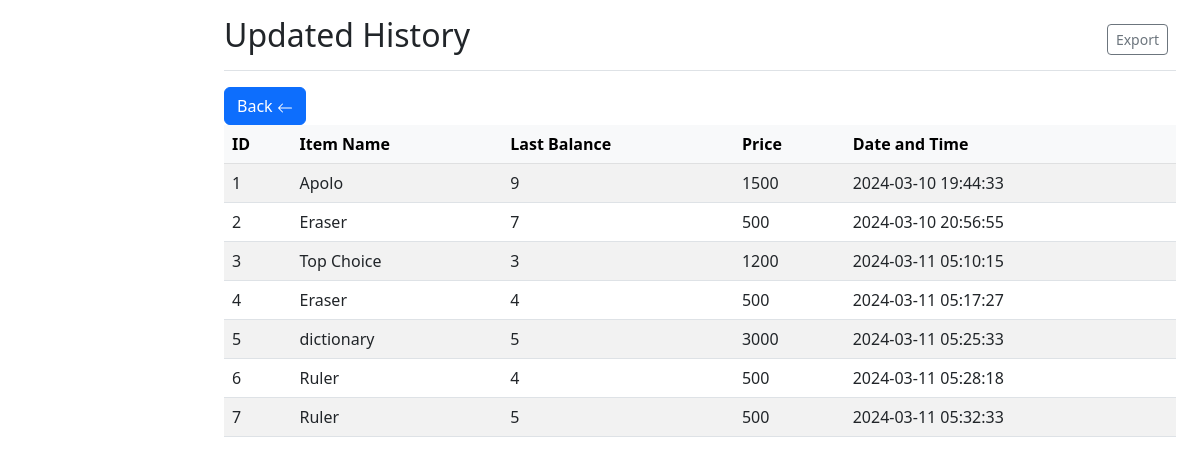
Screenshot of /updatehistory.php with the database file from the repository.
### tables this page shows
CREATE TABLE `update_record` (
  `id` int(11) NOT NULL,
  `name` varchar(100) NOT NULL,
  `last_balance` int(11) NOT NULL,
  `price` int(11) NOT NULL,
  `upd_time` datetime NOT NULL
);

### models/save.php (called while the page is built, shortened)
<?php
    class save_date extends Model{
        private static $table = "update_record";
        public static function getAll(){
            $query = "SELECT * FROM ". save_date::$table;
            $db = new DBConnection();
            $conn = $db->getConnection();
            $results = $conn->query($query);
            $update = [];
            while($row = mysqli_fetch_object($results)){
                $upd = new save_date();
                $upd-> id= $row->id;
                $upd->name = $row->name;
                $upd->last_balance = $row->last_balance;
                $upd->price = $row->price;
                $upd->upd_time = $row->upd_time;
                $update[] = $upd;
            }
            return $update;
        }
    }
?>

### updatehistory.php (the view)
<?php
require_once("models/save.php");
$update = save_date::getAll();
?>
<main class="col-md-9 ms-sm-auto col-lg-10 px-md-4">
    <div class="d-flex justify-content-between flex-wrap flex-md-nowrap align-items-center pt-3 pb-2 mb-3 border-bottom">
        <h1 class="h2">Updated History</h1>
        <div class="btn-toolbar mb-2 mb-md-0">
            <div class="btn-group me-2">
                <button type="button" class="btn btn-sm btn-outline-secondary" onclick="window.print()">Export</button>
            </div>
        </div>
    </div>
    <a href="stock.php" class="btn btn-primary">
        Back
        <svg xmlns="http://www.w3.org/2000/svg" width="16" height="16" fill="currentColor" class="bi bi-arrow-left" viewBox="0 0 16 16">
            <path fill-rule="evenodd" d="M15 8a.5.5 0 0 0-.5-.5H2.707l3.147-3.146a.5.5 0 1 0-.708-.708l-4 4a.5.5 0 0 0 0 .708l4 4a.5.5 0 0 0 .708-.708L2.707 8.5H14.5A.5.5 0 0 0 15 8"/>
        </svg>
    </a>
    <?php require_once("css/sale.php"); ?>
    <div class="table-responsive">
        <table class="table table-striped table-hover">
            <thead class="table-light">
                <tr>
                    <th scope="col">ID</th>
                    <th scope="col">Item Name</th>
                    <th scope="col">Last Balance</th>
                    <th scope="col">Price</th>
                    <th scope="col">Date and Time</th>
                </tr>
            </thead>
            <tbody>
                <?php foreach ($update as $u) : ?>
                    <tr>
                        <td><?= $u->id ?></td>
                        <td><?= $u->name ?></td>
                        <td><?= $u->last_balance ?></td>
                        <td><?= $u->price ?></td>
                        <td><?= $u->upd_time ?></td>
                    </tr>
                <?php endforeach; ?>
            </tbody>
        </table>
    </div>
</main>
<?php
require_once("./Templates/footer.php");
?>

### rows the page displays
update_record: id "1", name "Apolo", last_balance "9", price "1500", upd_time "2024-03-10 19:44:33"
update_record: id "2", name "Eraser", last_balance "7", price "500", upd_time "2024-03-10 20:56:55"
update_record: id "3", name "Top Choice", last_balance "3", price "1200", upd_time "2024-03-11 05:10:15"
update_record: id "4", name "Eraser", last_balance "4", price "500", upd_time "2024-03-11 05:17:27"
update_record: id "5", name "dictionary", last_balance "5", price "3000", upd_time "2024-03-11 05:25:33"
update_record: id "6", name "Ruler", last_balance "4", price "500", upd_time "2024-03-11 05:28:18"
update_record: id "7", name "Ruler", last_balance "5", price "500", upd_time "2024-03-11 05:32:33"
